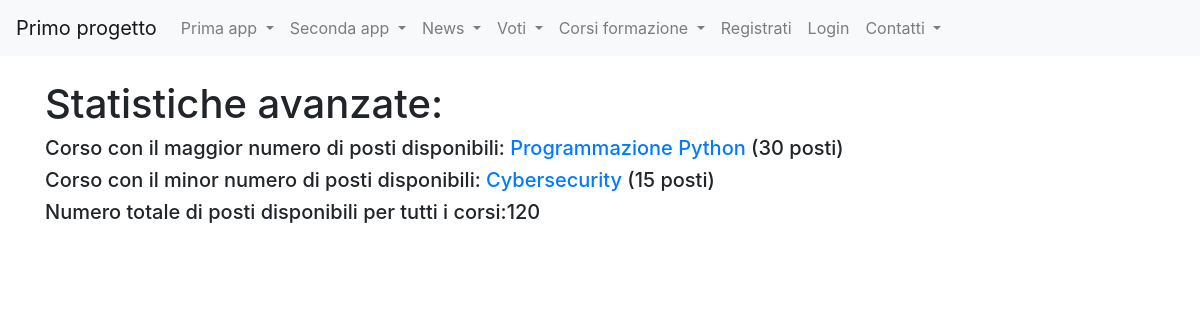
The page /corsi_formazione/view_f on the database its author committed.
### corsi_formazione/models.py (models this page shows, shortened)
class Corso(models.Model):
    titolo=models.CharField(max_length=20)
    descrizione=models.TextField()
    data_inizio=models.DateField(default=datetime.now(),blank=True)
    data_fine=models.DateField(default=datetime.now(),blank=True)
    posti_disponibili=models.IntegerField(default=0)
    class Meta:
        verbose_name = "Corso"
        verbose_name_plural = "Corsi"

### corsi_formazione/views.py (the view)
# urls.py: path('view_f',view_f, name="view_f"),
def view_f(request):
    corsoMax=Corso.objects.order_by('-posti_disponibili').first()
    corsoMin=Corso.objects.order_by('posti_disponibili').first()
    elenco_corsi=Corso.objects.all()
    tot=0
    for corso in elenco_corsi:
        tot+=corso.posti_disponibili
    context={"corsoMax":corsoMax,"corsoMin":corsoMin,"totPosti":tot}
    return render(request,"view_f.html",context)

### corsi_formazione/templates/view_f.html (shortened to what this page needs)
{%extends "base.html"%}
{%block content%}
    <h1>Statistiche avanzate: </h1>
    <h5>Corso con il maggior numero di posti disponibili: <a href="/corsi_formazione/view_b/{{corsoMax.id}}">{{corsoMax.titolo}}</a> ({{corsoMax.posti_disponibili}} posti)</h5>
    <h5>Corso con il minor numero di posti disponibili: <a href="/corsi_formazione/view_b/{{corsoMin.id}}">{{corsoMin.titolo}}</a> ({{corsoMin.posti_disponibili}} posti)</h5>
    <h5>Numero totale di posti disponibili per tutti i corsi:{{totPosti}}</h5>
{%endblock content%}

### rows shown on the page
Corso: titolo "Programmazione Python", posti_disponibili "30"
Corso: titolo "Cybersecurity", posti_disponibili "15"

### other values the page prints
{{ totPosti }} "120"
